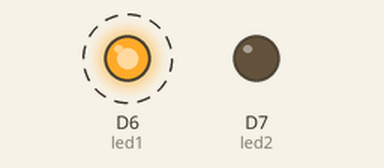
Bench run of a sketch on a simulated ESP8266 (NodeMCU). Parts: output pins drawn as LEDs (lit = HIGH). Dashed ring = blinking. WiFi joins after 1.5 s; servers stay silent unless stated; the Firebase database answers and starts empty; what the sketch prints to the serial monitor is not drawn.

Above: at 2.5 s.
Timing chart, 0 to 6.9 s (numbered marks = the images above):
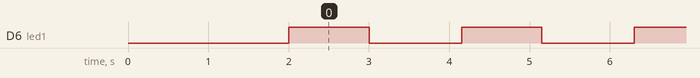

Measured:
- by itself, D6 (led1): alternates HIGH for 1.0 s and LOW for 1.2 s

The sketch:

wifi_and_firebase.ino
```cpp
// Importing Libraries
#include <ESP8266WiFi.h>
#include <FirebaseESP8266.h>
#include <ArduinoJson.h>

// Defining Wifi and Database
#define WIFI_SSID "Wifi_5002"
#define WIFI_PASSWORD "sentiatik"
#define FIREBASE_HOST "https://smartmeter-db412-default-rtdb.firebaseio.com"
#define FIREBASE_AUTH "f6f70c67909f3414d0136c39b75c61cd11ea7840"

// Initialize Firebase ESP8266 Client
FirebaseData firebaseData;
FirebaseJson json;

#define led1 D6
#define led2 D7

void setup() {
  Serial.begin(9600);
  WiFi.begin(WIFI_SSID, WIFI_PASSWORD);
  while (WiFi.status() != WL_CONNECTED) {
    delay(1000);
    Serial.println("Connecting to WiFi...");
  }
  Serial.println("Connected to WiFi");
  Serial.println(WiFi.SSID());
  Serial.println("\n");

  pinMode(led1, OUTPUT);
  pinMode(led2, OUTPUT);

 Firebase.begin(FIREBASE_HOST, FIREBASE_AUTH);

}


void loop() {
  float value =0;
  digitalWrite(led1, HIGH); // Turn the LED on
  delay(1000);                // Wait for a second
  digitalWrite(led1, LOW);  // Turn the LED off
  delay(1000);                // Wait for a second


  // Firebase code
// Data Read
  if (Firebase.getFloat(firebaseData, "/path/to/data")) {
    value = firebaseData.floatData();
    Serial.print("Read value from Firebase: ");
    Serial.println(value);
    Serial.print("\n");
  } else {
    Serial.println("Failed to read data from Firebase \n");
  }

// Data Write
  // if (Firebase.setFloat(firebaseData, "/path/to/data", 3.14)) {
  //   Serial.println("Data written to Firebase \n");
  // } else {
  //   Serial.println("Failed to write data to Firebase \n");
  // }

  if(value == 15){
    digitalWrite(led2,HIGH);
  }else{
    digitalWrite(led2,LOW);
  }

}
```
